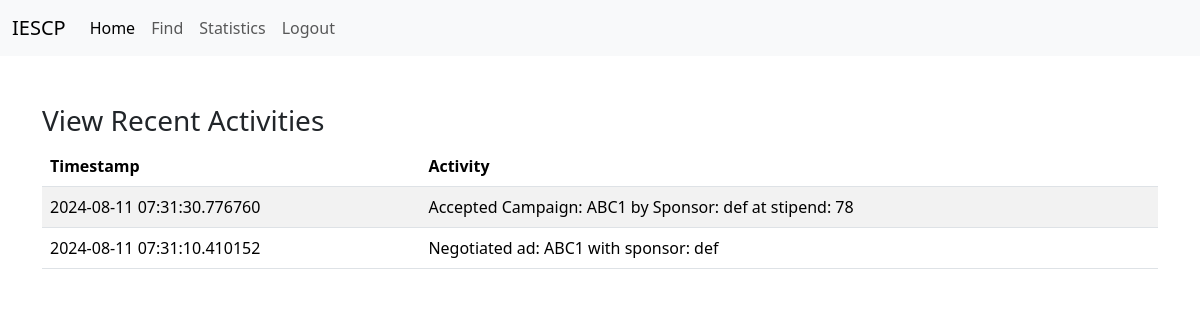
/view_influencer_notifications/username=abc, run on the app's committed database.
### tables this page shows
CREATE TABLE log_influencer ( date TEXT, influencer TEXT, activity TEXT, PRIMARY KEY (date));

### MAD1_Project/app.py (the view)
@app.route('/view_influencer_notifications/username=<username>', methods=['GET', 'POST'])
def view_influencer_notifications(username):
    notifs = select_influencer_log(username)
    notifications = []
    for i in notifs:
        temp = dict()
        temp['date'] = i[0]
        temp['activity'] = i[1]
        notifications.append(temp)
        temp = dict()
    notifications = notifications[::-1]
    return render_template('view_influencer_notifications.html', username=username, notifications=notifications)

### MAD1_Project/app.py (called while the page is built)
def select_influencer_log(username):
    cursor.execute("SELECT date, activity FROM log_influencer WHERE influencer=?", (username, ))
    connection.commit()
    return cursor.fetchall()

### MAD1_Project/templates/view_influencer_notifications.html (shortened to what this page needs)
<!DOCTYPE html>
<html lang="en">
<head>
<link href="https://cdn.jsdelivr.net/npm/bootstrap@5.3.3/dist/css/bootstrap.min.css" rel="stylesheet">
  </head>
  <nav class="navbar navbar-expand-lg bg-body-tertiary">
    <div class="container-fluid">
      <a class="navbar-brand" href="#">IESCP</a>
      <div class="collapse navbar-collapse" id="navbarSupportedContent">
        <ul class="navbar-nav me-auto mb-2 mb-lg-0">
          <li class="nav-item">
            <a class="nav-link active" aria-current="page" href="/home_influencer/influencer={{username}}" id = "home_influencer_nav">Home</a>
          </li>
          <li class="nav-item">
            <a class="nav-link" href="/find_influencer/influencer={{username}}" id = "find_influencer_nav">Find</a>
          </li>
          <li class="nav-item">
            <a class="nav-link" href="/statistics_influencer/influencer={{username}}" id = "stats_influencer_nav">Statistics</a>
          </li>
          <li class="nav-item">
            <a class="nav-link" href = "/" id="logout">Logout</a>
          </li>
        </ul>
      </div>
    </div>
  </nav>
<body>
    <div class="container mt-5">
        <h3>View Recent Activities</h3>
        <table class="table table-striped">
            <thead>
                <tr>
                    <th>Timestamp</th>
                    <th>Activity</th>
                </tr>
            </thead>
            <tbody>
                {% for notif in notifications %}
                <tr>
                    <td>{{ notif.date }}</td>
                    <td>{{ notif.activity }}</td>
                </tr>
                {% endfor %}
            </tbody>
        </table>
    </div>
</body>
</html>

### data on the page
log_influencer: date "2024-08-11 07:31:30.776760", activity "Accepted Campaign: ABC1 by Sponsor: def at stipend: 78"
log_influencer: date "2024-08-11 07:31:10.410152", activity "Negotiated ad: ABC1 with sponsor: def"
